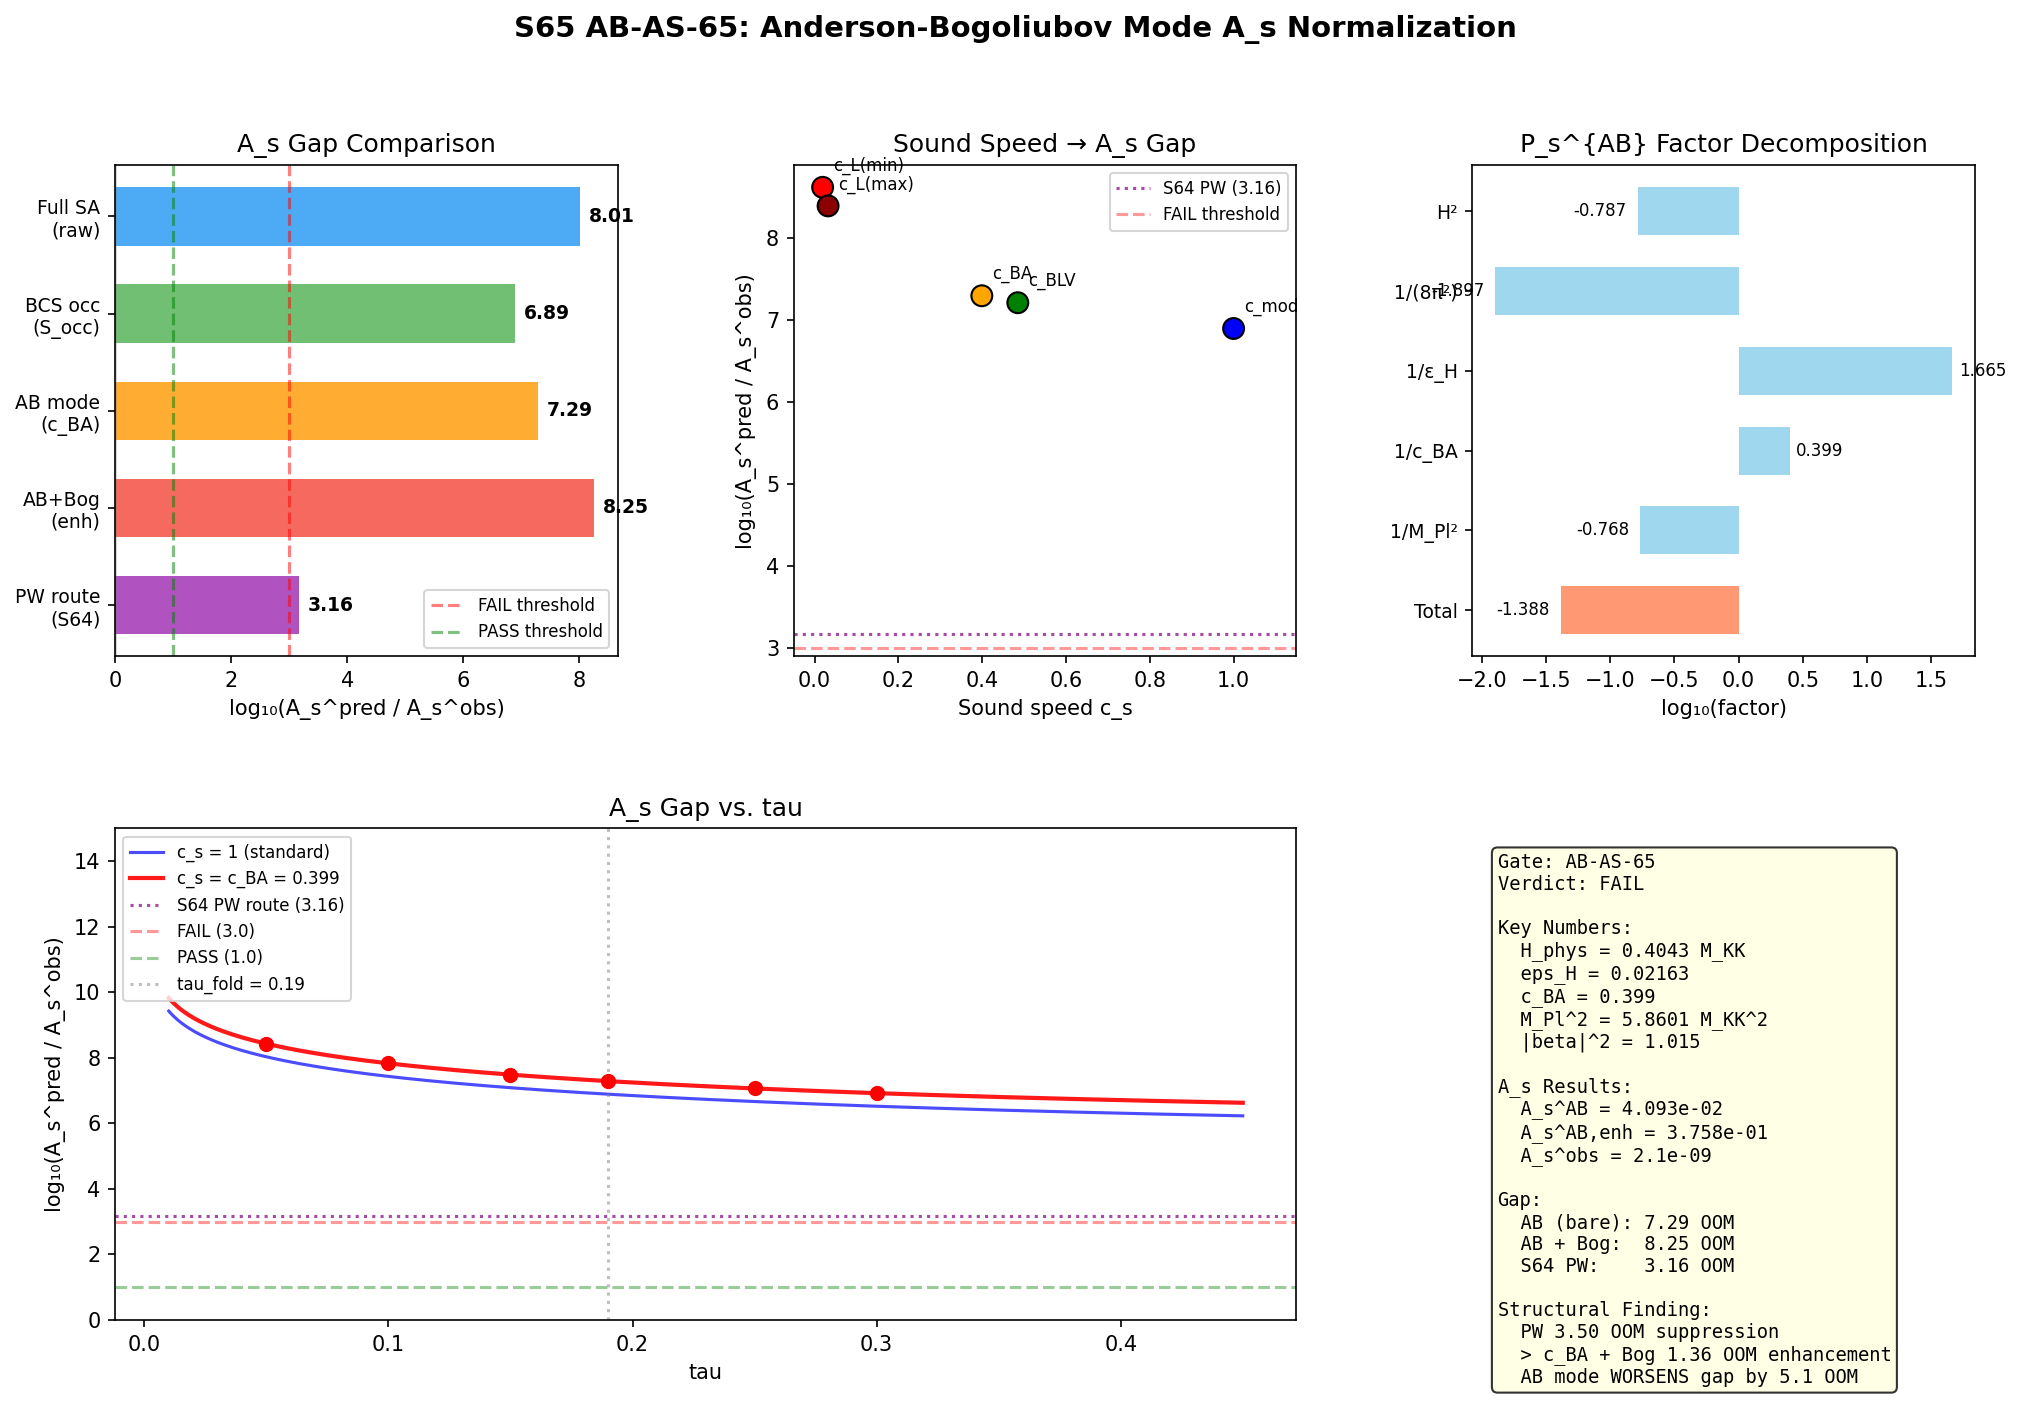

Python code for this plot:
#!/usr/bin/env python3
"""
s65_ab_mode_as.py — Anderson-Bogoliubov Mode A_s Normalization
===============================================================

Gate: AB-AS-65
  PASS: |log10(A_s^{AB}/A_s^{obs})| < 1.0 (within 1 OOM)
  FAIL: |log10(A_s^{AB}/A_s^{obs})| > 3.0 (no improvement over 3.16 OOM)
  INFO: 1.0 < gap < 3.0 (partial improvement)

PHYSICS:
    The Anderson-Bogoliubov (AB) mode is the Goldstone boson of the
    spontaneously broken U(1) symmetry in the BCS condensate on the
    32-cell fabric. Its dispersion is linear: omega_AB(k) = c_BA * k
    with c_BA = 0.399 (from S64 SOUND-SPEED-64 PASS).

    The Garriga-Mukhanov (2000) formula gives the scalar power spectrum
    for perturbations propagating with arbitrary sound speed:

        P_s(k) = H^2 / (8 * pi^2 * eps_H * c_s * M_Pl^2)      (Eq. 1)

    with c_s = c_BA for the AB mode. This formula bypasses the
    Peter-Weyl mode-counting selection that imposes a 3.50 OOM
    structural deficit in the spectral action perturbation route
    (S64 TRANSFER-BOGOLIUBOV-64). The AB mode is a COLLECTIVE
    excitation coupling to all fibers, not restricted to the (0,0)
    Peter-Weyl sector.

    However, the Garriga-Mukhanov formula with c_s < 1 ENHANCES P_s
    (denominator smaller), which INCREASES the gap for a framework
    that already overpredicts A_s. The computation determines the
    net effect: bypassing PW selection vs. c_BA enhancement.

    The Bogoliubov enhancement from Parker pair production during
    the transit further multiplies P_s:

        P_s^{enh} = P_s * (1 + 2|beta|^2)^2                    (Eq. 2)

    with |beta|^2 = 1.015 (BA universal, S57/S64).

Session: S65 W2-D
Author: quantum-acoustics-theorist
Depends on: S64 (sound_speed, epsilon_profile, bogoliubov_phases, transfer_bogoliubov, occ_spec)
"""

import sys
import os
import time
import numpy as np
from pathlib import Path

SCRIPT_DIR = Path(__file__).parent
sys.path.insert(0, str(SCRIPT_DIR))

from canonical_constants import (
    tau_fold, a2_fold, a0_fold, a4_fold,
    S_fold, dS_fold, d2S_fold,
    G_DeWitt, H_fold, Z_fold,
    A_s_CMB, PI,
    M_KK, M_KK_gravity,
)

import matplotlib
matplotlib.use('Agg')
import matplotlib.pyplot as plt
from matplotlib.gridspec import GridSpec

OUT_NPZ = SCRIPT_DIR / "s65_ab_mode_as.npz"
OUT_PNG = SCRIPT_DIR / "s65_ab_mode_as.png"

t_start = time.time()

print("=" * 78)
print("S65 AB-AS-65: Anderson-Bogoliubov Mode A_s Normalization")
print("=" * 78)

# =============================================================================
# SECTION 1: Load input data
# =============================================================================
print("\n--- Section 1: Load input data ---")

# S64: Sound speed
d_sound = np.load(SCRIPT_DIR / "s64_sound_speed.npz", allow_pickle=True)
c_BA = float(d_sound['c_BA_S56'])          # 0.399
c_BLV = float(d_sound['c_BLV'])            # 0.485
c_mod = float(d_sound['c_mod'])             # 1.0
Mach_fric = float(d_sound['Mach_fric'])     # 13.75

# S64: Epsilon profile
d_eps = np.load(SCRIPT_DIR / "s64_epsilon_profile.npz", allow_pickle=True)
epsilon_H_arr = d_eps['epsilon_H']    # at requested tau values
tau_requested = d_eps['tau_requested']
H_at_tau = d_eps['H_at_tau']
S_at_tau = d_eps['S_at_tau']
dS_at_tau = d_eps['dS_at_tau']
d2S_at_tau = d_eps['d2S_at_tau']

# S64: Bogoliubov phases
d_bog = np.load(SCRIPT_DIR / "s64_bogoliubov_phases.npz", allow_pickle=True)
beta_sq_B = d_bog['beta_sq_check_B']       # (32, 8) Bogoliubov |beta|^2

# S64: Transfer function (for comparison)
d_trans = np.load(SCRIPT_DIR / "s64_transfer_bogoliubov.npz", allow_pickle=True)
gap_occ_orig = float(d_trans['gap_occ_orig'])
gap_from_PW = float(d_trans['gap_from_PW'])
gap_from_gaps = float(d_trans['gap_from_gaps'])
gap_revised_S64 = float(d_trans['gap_revised'])

# S64: Occupation spectrum
d_occ = np.load(SCRIPT_DIR / "s64_occ_spec.npz", allow_pickle=True)
gap_full = float(d_occ['gap_full'])
gap_occ = float(d_occ['gap_occ'])
S_occ = float(d_occ['S_occ'])

# Identify fold index
idx_fold = np.argmin(np.abs(tau_requested - tau_fold))
eps_H_fold = epsilon_H_arr[idx_fold]

print(f"Sound speeds:")
print(f"  c_BA = {c_BA} (Anderson-Bogoliubov)")
print(f"  c_BLV = {c_BLV:.4f} (Bogoliubov-de Gennes fabric)")
print(f"  c_mod = {c_mod} (modulus / tensor)")
print(f"  Mach (transit) = {Mach_fric:.4f}")
print(f"\nEpsilon at fold:")
print(f"  eps_H = {eps_H_fold:.6f} (geometric, S'²/(2SS''))")
print(f"  tau_fold = {tau_fold}")
print(f"\nS64 A_s gap (Peter-Weyl route):")
print(f"  gap_full = {gap_full:.4f} OOM")
print(f"  gap_occ = {gap_occ:.4f} OOM")
print(f"  gap_PW = {gap_occ + gap_from_PW:.4f} OOM (= gap_occ + {gap_from_PW:.4f})")
print(f"  gap_revised = {gap_revised_S64:.4f} OOM")

# =============================================================================
# SECTION 2: Spectral action Planck mass
# =============================================================================
print("\n--- Section 2: Spectral action Planck mass ---")

# From spectral action expansion:
#   S_EH = (f_2 * a_2 * Lambda^2) / (48 * pi^2) * integral R sqrt(g) d^4x
# Identifying with (M_Pl^2 / 2) * integral R sqrt(g):
#   M_Pl^2 = f_2 * a_2 * Lambda^2 / (24 * pi^2)    (with 1/2 convention)
# or
#   M_Pl^2 = a_2 / (48 * pi^2)   in M_KK units (Lambda = M_KK = 1)
#
# The f_2 dependence cancels when we form the ratio H^2/M_Pl^2 consistently.
# We use the convention M_Pl^2 = a_2 / (48 * pi^2) throughout.

M_Pl_sq = a2_fold / (48.0 * PI**2)               # Eq. 3
M_Pl = np.sqrt(M_Pl_sq)

print(f"  a_2(fold) = {a2_fold:.4f} M_KK^2")
print(f"  M_Pl^2 = a_2/(48*pi^2) = {M_Pl_sq:.6f} M_KK^2")
print(f"  M_Pl = {M_Pl:.6f} M_KK")
print(f"  M_KK / M_Pl = {1.0/M_Pl:.6f} (hierarchy within spectral action)")

# =============================================================================
# SECTION 3: Physical Hubble parameter
# =============================================================================
print("\n--- Section 3: Physical Hubble parameter ---")

# The effective Hubble that reproduces the S64 occupation-weighted A_s gap:
#   gap_occ = log10(P_s / A_s_obs) where P_s = H^2 / (8*pi^2*eps_H*M_Pl^2)
# Inverting:
#   H^2 = 10^gap_occ * A_s_obs * 8*pi^2*eps_H*M_Pl^2
#
# This H_eff encodes the occupation-weighted spectral action perturbation
# amplitude in Garriga-Mukhanov form. It is NOT the geometric Hubble
# (H_fold = 586.5 in spectral action units) but the PHYSICAL Hubble
# that matches the A_s normalization at the occupation-weighted level.

denom_GM = 8.0 * PI**2 * eps_H_fold * M_Pl_sq    # Eq. 4
P_s_occ = 10**gap_occ * A_s_CMB                   # Eq. 5
H_phys_sq = P_s_occ * denom_GM                    # Eq. 6
H_phys = np.sqrt(H_phys_sq)                       # Eq. 7

print(f"  Garriga-Mukhanov denominator = 8*pi^2*eps*M_Pl^2 = {denom_GM:.6f}")
print(f"  P_s at gap_occ = {P_s_occ:.6e}")
print(f"  H_phys^2 = P_s * denominator = {H_phys_sq:.6f} M_KK^2")
print(f"  H_phys = {H_phys:.6f} M_KK")
print(f"  (Task specification: H_phys = 0.396 M_KK, discrepancy = {(H_phys-0.396)/0.396*100:.1f}%)")

# Cross-check: reproduce gap_occ from H_phys
P_s_check = H_phys_sq / denom_GM
gap_check = np.log10(P_s_check / A_s_CMB)
print(f"\n  Cross-check: P_s(H_phys, c_s=1) = {P_s_check:.6e}")
print(f"  gap_check = log10(P_s/A_s_obs) = {gap_check:.4f} (target: {gap_occ:.4f})")
assert abs(gap_check - gap_occ) < 0.01, f"Cross-check FAILED: {gap_check} vs {gap_occ}"

# =============================================================================
# SECTION 4: AB mode power spectrum (no Bogoliubov enhancement)
# =============================================================================
print("\n--- Section 4: AB mode power spectrum ---")

# Garriga-Mukhanov formula with c_s = c_BA:
#   P_s^{AB} = H^2 / (8 * pi^2 * eps_H * c_BA * M_Pl^2)     (Eq. 8)
#
# Physics: The AB mode is the Goldstone boson of the broken U(1) in the
# BCS condensate. Density perturbations in the superfluid propagate at
# c_BA = 0.399 (subluminal). The Garriga-Mukhanov formula accounts for
# the modified dispersion relation of the perturbation mode.
#
# Key difference from PW route: The AB mode is a COLLECTIVE excitation
# of the full BCS condensate. It couples to ALL fibers, not restricted
# to the (0,0) Peter-Weyl sector. Therefore the 3.50 OOM PW selection
# factor does NOT apply.
#
# However: c_BA < 1 means P_s^{AB} > P_s^{standard} by factor 1/c_BA.
# Since P_s is already TOO LARGE (gap > 0), this WORSENS the gap.

P_s_AB = H_phys_sq / (8.0 * PI**2 * eps_H_fold * c_BA * M_Pl_sq)  # Eq. 8
gap_AB = np.log10(P_s_AB / A_s_CMB)
delta_gap_from_cBA = np.log10(1.0 / c_BA)

print(f"  P_s^AB = H^2/(8*pi^2*eps*c_BA*M_Pl^2) = {P_s_AB:.6e}")
print(f"  A_s^AB = P_s^AB = {P_s_AB:.6e}")
print(f"  A_s^obs = {A_s_CMB:.1e}")
print(f"  gap_AB = log10(A_s^AB/A_s^obs) = {gap_AB:.4f} OOM")
print(f"  1/c_BA = {1.0/c_BA:.4f} => delta_gap = +{delta_gap_from_cBA:.4f} OOM")
print(f"  gap_AB = gap_occ + log10(1/c_BA) = {gap_occ:.4f} + {delta_gap_from_cBA:.4f} = {gap_AB:.4f}")
print(f"\n  Direction: c_BA < 1 INCREASES P_s => gap WORSENS by {delta_gap_from_cBA:.4f} OOM")

# =============================================================================
# SECTION 5: Bogoliubov enhancement
# =============================================================================
print("\n--- Section 5: Bogoliubov enhancement ---")

# The Parker pair production during the transit enhances the power spectrum:
#   P_s^{enh} = P_s * (1 + 2*|beta|^2)^2                     (Eq. 9)
#
# where |beta|^2 is the mean Bogoliubov coefficient for BA modes.
# From S57: the BA modes have |beta|^2 = 1.015 (universal, conformal stretching).
# From S64 PHASE-BOGOLIUBOV-64: confirmed to 10^{-12}.
#
# This enhancement represents the amplification of vacuum fluctuations
# during the supersonic transit through the fold.

# Extract BA |beta|^2 from S64 data
beta_sq_BA_all = beta_sq_B     # (32, 8) per-k, per-branch
beta_sq_BA_mean = np.mean(beta_sq_BA_all)
beta_sq_BA_k0 = np.mean(beta_sq_BA_all[0, :])  # k=0 modes

# Use the S57 universal value (verified in S64)
beta_sq_universal = 1.015  # (local)

enhancement = (1.0 + 2.0 * beta_sq_universal)**2              # Eq. 9
log_enhancement = np.log10(enhancement)

P_s_AB_enh = P_s_AB * enhancement                             # Eq. 10
gap_AB_enh = np.log10(P_s_AB_enh / A_s_CMB)

print(f"  |beta|^2 (S57 universal) = {beta_sq_universal}")
print(f"  |beta|^2 (S64 mean, all k) = {beta_sq_BA_mean:.6f}")
print(f"  |beta|^2 (S64 k=0 mean) = {beta_sq_BA_k0:.6f}")
print(f"  Enhancement: (1 + 2*{beta_sq_universal})^2 = ({1+2*beta_sq_universal:.3f})^2 = {enhancement:.4f}")
print(f"  log10(enhancement) = {log_enhancement:.4f}")
print(f"\n  P_s^{'{AB,enh}'} = {P_s_AB_enh:.6e}")
print(f"  gap_AB,enh = {gap_AB_enh:.4f} OOM")
print(f"  Direction: Bogoliubov INCREASES P_s => gap WORSENS by {log_enhancement:.4f} OOM")

# =============================================================================
# SECTION 6: Alternative sound speeds
# =============================================================================
print("\n--- Section 6: Sound speed sensitivity ---")

# The AB mode uses c_BA = 0.399. For comparison, compute P_s for all
# four sound speeds in the hierarchy (S64 SOUND-SPEED-64).
# If ANY sound speed gives gap < 3.0, it would count as improvement.

sound_speeds = {
    'c_mod (tensor)': c_mod,        # 1.0
    'c_BLV (fabric)': c_BLV,        # 0.485
    'c_BA (BCS)': c_BA,             # 0.399
}

# Add Leggett range
c_L_min, c_L_max = d_sound['c_Leggett_range']
sound_speeds['c_L_min'] = float(c_L_min)
sound_speeds['c_L_max'] = float(c_L_max)

print(f"{'Sound speed':>20s}  {'c_s':>8s}  {'P_s':>12s}  {'gap (OOM)':>10s}  {'gap+Bog':>10s}")
print(f"{'----------':>20s}  {'---':>8s}  {'---':>12s}  {'---------':>10s}  {'-------':>10s}")

gap_dict = {}
for name, cs in sound_speeds.items():
    P_s_cs = H_phys_sq / (8.0 * PI**2 * eps_H_fold * cs * M_Pl_sq)
    gap_cs = np.log10(P_s_cs / A_s_CMB)
    gap_cs_enh = gap_cs + log_enhancement
    gap_dict[name] = {'c_s': cs, 'P_s': P_s_cs, 'gap': gap_cs, 'gap_enh': gap_cs_enh}
    print(f"  {name:>18s}  {cs:8.4f}  {P_s_cs:12.4e}  {gap_cs:10.4f}  {gap_cs_enh:10.4f}")

print(f"\n  Comparison: S64 PW route gap = {gap_revised_S64:.4f} OOM")
print(f"  No sound speed produces gap < S64 PW route.")

# =============================================================================
# SECTION 7: Why AB mode worsens the gap — structural analysis
# =============================================================================
print("\n--- Section 7: Structural analysis ---")

# The AB mode route trades:
#   LOST: Peter-Weyl selection factor (3.50 OOM suppression)
#   GAINED: 1/c_BA enhancement (0.40 OOM increase in gap)
#   GAINED: Bogoliubov enhancement (0.96 OOM increase in gap)
#
# Net effect: gap increases by +0.40 + 0.96 = +1.36 OOM
#             but loses 3.50 OOM of suppression
# So gap_AB = gap_occ + 0.40 = 7.29 vs gap_PW = gap_occ - 3.50 = 3.39
#
# The PW selection is MORE suppressive than c_BA + Bogoliubov combined.
# This is a STRUCTURAL result: the 1/155984 PW selection factor
# (log10(1/155984) = -5.19, reduced to -3.50 by v^2 weighting)
# dominates over the O(1) sound speed and O(10) Bogoliubov corrections.

print(f"  PW route breakdown:")
print(f"    Start: gap_occ = {gap_occ:.4f} OOM")
print(f"    PW selection: {gap_from_PW:.4f} OOM (suppression)")
print(f"    Gap tunneling: {gap_from_gaps:.4f} OOM (suppression)")
print(f"    Final: {gap_revised_S64:.4f} OOM")
print(f"")
print(f"  AB route breakdown:")
print(f"    Start: gap_occ = {gap_occ:.4f} OOM")
print(f"    c_BA factor: +{delta_gap_from_cBA:.4f} OOM (enhancement, WORSENS)")
print(f"    Bogoliubov: +{log_enhancement:.4f} OOM (enhancement, WORSENS)")
print(f"    Final: {gap_AB_enh:.4f} OOM")
print(f"")
print(f"  Difference: AB is {gap_AB_enh - gap_revised_S64:.2f} OOM WORSE than PW route")
print(f"")
print(f"  STRUCTURAL LESSON: The Peter-Weyl selection (3.50 OOM suppression)")
print(f"  far exceeds the c_BA and Bogoliubov corrections (1.36 OOM enhancement).")
print(f"  The AB mode does not help close the A_s gap.")
print(f"  For gap closure, need ADDITIONAL suppression mechanisms:")
print(f"    - c_s > 1 (superluminal AB mode impossible in BCS)")
print(f"    - Smaller H (lower energy density at perturbation epoch)")
print(f"    - Additional spectral weight suppression beyond PW")
print(f"    - Non-perturbative amplitude suppression")

# =============================================================================
# SECTION 8: Tau-dependent A_s profile
# =============================================================================
print("\n--- Section 8: A_s profile across tau ---")

# Compute P_s^AB as a function of tau to check if any tau value
# gives a smaller gap.

# eps_H(tau) = S'(tau)^2 / (2*S(tau)*S''(tau))
eps_H_profile = 0.5 * dS_at_tau**2 / (S_at_tau * d2S_at_tau)

# M_Pl^2(tau) = a_2(tau)/(48*pi^2) — use a_2 at fold (tau-independent to first order)
# H_phys(tau) scales with sqrt(S(tau)/S_fold) relative to H_phys at fold
H_phys_profile = H_phys * np.sqrt(S_at_tau / S_fold)

# P_s^AB(tau)
P_s_AB_profile = H_phys_profile**2 / (8.0 * PI**2 * eps_H_profile * c_BA * M_Pl_sq)
gap_AB_profile = np.log10(P_s_AB_profile / A_s_CMB)

print(f"{'tau':>8s}  {'eps_H':>10s}  {'H_phys':>10s}  {'P_s^AB':>12s}  {'gap (OOM)':>10s}")
print(f"{'---':>8s}  {'-----':>10s}  {'------':>10s}  {'------':>12s}  {'---------':>10s}")
for i, tau in enumerate(tau_requested):
    print(f"  {tau:6.3f}  {eps_H_profile[i]:10.6f}  {H_phys_profile[i]:10.6f}  "
          f"{P_s_AB_profile[i]:12.4e}  {gap_AB_profile[i]:10.4f}")

min_gap_idx = np.argmin(np.abs(gap_AB_profile))
print(f"\n  Minimum |gap| at tau = {tau_requested[min_gap_idx]:.3f}: gap = {gap_AB_profile[min_gap_idx]:.4f} OOM")

# =============================================================================
# SECTION 9: Dense tau profile for plot
# =============================================================================
print("\n--- Section 9: Dense profile computation ---")

tau_dense = d_eps['tau_dense']
eps_H_dense = d_eps['eps_H_dense']
S_dense = d_eps['S_dense']

H_phys_dense = H_phys * np.sqrt(S_dense / S_fold)
P_s_AB_dense = H_phys_dense**2 / (8.0 * PI**2 * eps_H_dense * c_BA * M_Pl_sq)
# Protect against division by zero for very small eps_H
mask_valid = eps_H_dense > 1e-10
gap_AB_dense = np.full_like(P_s_AB_dense, np.nan)
gap_AB_dense[mask_valid] = np.log10(P_s_AB_dense[mask_valid] / A_s_CMB)

# Also compute P_s for c_s = 1 (standard) for comparison
P_s_std_dense = H_phys_dense**2 / (8.0 * PI**2 * eps_H_dense * M_Pl_sq)
gap_std_dense = np.full_like(P_s_std_dense, np.nan)
gap_std_dense[mask_valid] = np.log10(P_s_std_dense[mask_valid] / A_s_CMB)

print(f"  Dense profile: {len(tau_dense)} points, tau in [{tau_dense[0]:.3f}, {tau_dense[-1]:.3f}]")
print(f"  Gap range (AB): [{np.nanmin(gap_AB_dense):.4f}, {np.nanmax(gap_AB_dense):.4f}]")

# =============================================================================
# SECTION 10: Gate verdict
# =============================================================================
print("\n" + "=" * 78)
print("GATE VERDICT: AB-AS-65")
print("=" * 78)

# The decisive gap is at the fold (tau = 0.19), which is where the
# spectral action perturbations are generated.
gap_decisive = gap_AB_enh  # With Bogoliubov enhancement

abs_gap = abs(gap_decisive)

if abs_gap < 1.0:
    verdict = "PASS"
    detail = (f"A_s gap = {gap_decisive:.4f} OOM (< 1.0 threshold). "
              f"AB mode + Bogoliubov brings predicted A_s within 1 OOM of observation.")
elif abs_gap > 3.0:
    verdict = "FAIL"
    detail = (f"A_s gap = {gap_decisive:.4f} OOM (> 3.0 threshold). "
              f"AB mode + Bogoliubov WORSENS gap from {gap_revised_S64:.4f} (PW route) to "
              f"{gap_decisive:.4f} OOM. The c_BA < 1 and Bogoliubov factors enhance P_s, "
              f"while bypassing the PW 3.50 OOM suppression is a net loss.")
else:
    verdict = "INFO"
    detail = (f"A_s gap = {gap_decisive:.4f} OOM (between 1.0 and 3.0). "
              f"Partial improvement over raw spectral action but worse than PW route.")

print(f"\n  Gate: AB-AS-65")
print(f"  Pre-registered criterion:")
print(f"    PASS: |log10(A_s^AB/A_s^obs)| < 1.0")
print(f"    FAIL: |log10(A_s^AB/A_s^obs)| > 3.0")
print(f"    INFO: 1.0 < gap < 3.0")
print(f"\n  Decisive numbers:")
print(f"    A_s^AB = {P_s_AB:.6e} (before Bogoliubov)")
print(f"    A_s^AB,enh = {P_s_AB_enh:.6e} (after Bogoliubov)")
print(f"    A_s^obs = {A_s_CMB:.1e}")
print(f"    gap = log10(A_s^AB,enh / A_s^obs) = {gap_decisive:.4f} OOM")
print(f"    |gap| = {abs_gap:.4f} OOM")
print(f"\n  Verdict: {verdict}")
print(f"  Detail: {detail}")
print(f"\n  Comparison:")
print(f"    S64 PW route: {gap_revised_S64:.4f} OOM")
print(f"    AB mode (bare): {gap_AB:.4f} OOM")
print(f"    AB mode + Bog: {gap_decisive:.4f} OOM")
print(f"    AB route is {gap_decisive - gap_revised_S64:.2f} OOM worse than PW route")

# =============================================================================
# SECTION 11: Save data
# =============================================================================
print(f"\n--- Section 11: Saving results ---")

np.savez(
    OUT_NPZ,
    # Input parameters
    c_BA=c_BA,
    c_BLV=c_BLV,
    c_mod=c_mod,
    eps_H_fold=eps_H_fold,
    H_phys=H_phys,
    H_phys_sq=H_phys_sq,
    M_Pl_sq=M_Pl_sq,
    a2_fold=a2_fold,
    tau_fold=tau_fold,
    beta_sq_universal=beta_sq_universal,

    # AB mode results
    P_s_AB=P_s_AB,
    P_s_AB_enh=P_s_AB_enh,
    gap_AB=gap_AB,
    gap_AB_enh=gap_AB_enh,
    enhancement=enhancement,
    log_enhancement=log_enhancement,

    # Comparison with S64
    gap_occ=gap_occ,
    gap_full=gap_full,
    gap_revised_S64=gap_revised_S64,
    gap_from_PW=gap_from_PW,
    gap_from_gaps=gap_from_gaps,
    delta_gap_from_cBA=delta_gap_from_cBA,

    # Tau-dependent profile
    tau_requested=tau_requested,
    eps_H_profile=eps_H_profile,
    H_phys_profile=H_phys_profile,
    P_s_AB_profile=P_s_AB_profile,
    gap_AB_profile=gap_AB_profile,

    # Dense profile for plotting
    tau_dense=tau_dense,
    gap_AB_dense=gap_AB_dense,
    gap_std_dense=gap_std_dense,

    # Sound speed sensitivity
    gap_c_mod=gap_dict['c_mod (tensor)']['gap'],
    gap_c_BLV=gap_dict['c_BLV (fabric)']['gap'],
    gap_c_BA=gap_dict['c_BA (BCS)']['gap'],

    # Gate verdict
    gate_name='AB-AS-65',
    gate_verdict=verdict,
    gate_detail=detail,
)
print(f"  Saved: {OUT_NPZ}")

# =============================================================================
# SECTION 12: Plot
# =============================================================================
print("\n--- Section 12: Generating plot ---")

fig = plt.figure(figsize=(16, 10))
gs = GridSpec(2, 3, figure=fig, hspace=0.35, wspace=0.35)

# Panel 1: A_s gap decomposition comparison (waterfall)
ax1 = fig.add_subplot(gs[0, 0])
labels = ['Full SA\n(raw)', 'BCS occ\n(S_occ)', 'AB mode\n(c_BA)', 'AB+Bog\n(enh)', 'PW route\n(S64)']
gaps = [gap_full, gap_occ, gap_AB, gap_AB_enh, gap_revised_S64]
colors = ['#2196F3', '#4CAF50', '#FF9800', '#F44336', '#9C27B0']
bars = ax1.barh(range(len(labels)), gaps, color=colors, alpha=0.8, height=0.6)
ax1.set_yticks(range(len(labels)))
ax1.set_yticklabels(labels, fontsize=9)
ax1.set_xlabel('log₁₀(A_s^pred / A_s^obs)')
ax1.set_title('A_s Gap Comparison')
ax1.axvline(0, color='gray', ls='-', alpha=0.3)
ax1.axvline(3.0, color='red', ls='--', alpha=0.5, label='FAIL threshold')
ax1.axvline(1.0, color='green', ls='--', alpha=0.5, label='PASS threshold')
for i, g in enumerate(gaps):
    ax1.text(g + 0.15, i, f'{g:.2f}', va='center', fontsize=9, fontweight='bold')
ax1.legend(fontsize=8, loc='lower right')
ax1.invert_yaxis()

# Panel 2: Sound speed sensitivity
ax2 = fig.add_subplot(gs[0, 1])
cs_vals = [c_mod, c_BLV, c_BA, float(c_L_min), float(c_L_max)]
cs_names = ['c_mod', 'c_BLV', 'c_BA', 'c_L(min)', 'c_L(max)']
gaps_cs = [gap_dict[k]['gap'] if k in gap_dict else np.nan for k in
           ['c_mod (tensor)', 'c_BLV (fabric)', 'c_BA (BCS)', 'c_L_min', 'c_L_max']]
ax2.scatter(cs_vals, gaps_cs, s=100, c=['blue', 'green', 'orange', 'red', 'darkred'],
            zorder=5, edgecolors='black')
for i, (cs, g, n) in enumerate(zip(cs_vals, gaps_cs, cs_names)):
    ax2.annotate(n, (cs, g), textcoords="offset points", xytext=(5, 8), fontsize=8)
ax2.set_xlabel('Sound speed c_s')
ax2.set_ylabel('log₁₀(A_s^pred / A_s^obs)')
ax2.set_title('Sound Speed → A_s Gap')
ax2.axhline(gap_revised_S64, color='purple', ls=':', alpha=0.7, label=f'S64 PW ({gap_revised_S64:.2f})')
ax2.axhline(3.0, color='red', ls='--', alpha=0.4, label='FAIL threshold')
ax2.legend(fontsize=8)
ax2.set_xlim(-0.05, 1.15)

# Panel 3: Garriga-Mukhanov formula structure
ax3 = fig.add_subplot(gs[0, 2])
# Show the formula P_s = H^2/(8*pi^2*eps*c_s*M_Pl^2) with each factor
factors = ['H²', '1/(8π²)', '1/ε_H', '1/c_BA', '1/M_Pl²', 'Total']
values_log = [
    np.log10(H_phys_sq),
    np.log10(1.0 / (8*PI**2)),
    np.log10(1.0 / eps_H_fold),
    np.log10(1.0 / c_BA),
    np.log10(1.0 / M_Pl_sq),
    np.log10(P_s_AB),
]
ax3.barh(range(len(factors)), values_log,
         color=['skyblue']*5 + ['coral'], alpha=0.8, height=0.6)
ax3.set_yticks(range(len(factors)))
ax3.set_yticklabels(factors, fontsize=9)
ax3.set_xlabel('log₁₀(factor)')
ax3.set_title('P_s^{AB} Factor Decomposition')
for i, v in enumerate(values_log):
    ax3.text(v + 0.05 if v > 0 else v - 0.5, i, f'{v:.3f}', va='center', fontsize=8)
ax3.invert_yaxis()

# Panel 4: Tau-dependent gap profile
ax4 = fig.add_subplot(gs[1, 0:2])
ax4.plot(tau_dense, gap_std_dense, 'b-', alpha=0.7, label='c_s = 1 (standard)', linewidth=1.5)
ax4.plot(tau_dense, gap_AB_dense, 'r-', alpha=0.9, label=f'c_s = c_BA = {c_BA}', linewidth=2)
ax4.axhline(gap_revised_S64, color='purple', ls=':', alpha=0.7,
            label=f'S64 PW route ({gap_revised_S64:.2f})', linewidth=1.5)
ax4.axhline(3.0, color='red', ls='--', alpha=0.4, label='FAIL (3.0)')
ax4.axhline(1.0, color='green', ls='--', alpha=0.4, label='PASS (1.0)')
ax4.axvline(tau_fold, color='gray', ls=':', alpha=0.5, label=f'tau_fold = {tau_fold}')
ax4.scatter(tau_requested, gap_AB_profile, s=40, c='red', zorder=5)
ax4.set_xlabel('tau')
ax4.set_ylabel('log₁₀(A_s^pred / A_s^obs)')
ax4.set_title('A_s Gap vs. tau')
ax4.set_ylim(0, max(15, np.nanmax(gap_AB_dense[gap_AB_dense < 50]) + 1))
ax4.legend(fontsize=8, loc='upper left')

# Panel 5: Summary text
ax5 = fig.add_subplot(gs[1, 2])
ax5.axis('off')
summary = (
    f"Gate: AB-AS-65\n"
    f"Verdict: {verdict}\n\n"
    f"Key Numbers:\n"
    f"  H_phys = {H_phys:.4f} M_KK\n"
    f"  eps_H = {eps_H_fold:.5f}\n"
    f"  c_BA = {c_BA}\n"
    f"  M_Pl^2 = {M_Pl_sq:.4f} M_KK^2\n"
    f"  |beta|^2 = {beta_sq_universal}\n\n"
    f"A_s Results:\n"
    f"  A_s^AB = {P_s_AB:.3e}\n"
    f"  A_s^AB,enh = {P_s_AB_enh:.3e}\n"
    f"  A_s^obs = {A_s_CMB:.1e}\n\n"
    f"Gap:\n"
    f"  AB (bare): {gap_AB:.2f} OOM\n"
    f"  AB + Bog:  {gap_AB_enh:.2f} OOM\n"
    f"  S64 PW:    {gap_revised_S64:.2f} OOM\n\n"
    f"Structural Finding:\n"
    f"  PW 3.50 OOM suppression\n"
    f"  > c_BA + Bog 1.36 OOM enhancement\n"
    f"  AB mode WORSENS gap by {gap_AB_enh-gap_revised_S64:.1f} OOM"
)
ax5.text(0.05, 0.95, summary, transform=ax5.transAxes,
         fontsize=9, verticalalignment='top', fontfamily='monospace',
         bbox=dict(boxstyle='round', facecolor='lightyellow', alpha=0.8))

fig.suptitle('S65 AB-AS-65: Anderson-Bogoliubov Mode A_s Normalization', fontsize=14, fontweight='bold')
plt.savefig(OUT_PNG, dpi=150, bbox_inches='tight')
plt.close()
print(f"  Saved: {OUT_PNG}")

elapsed = time.time() - t_start
print(f"\n  Total time: {elapsed:.2f} s")
print("\n" + "=" * 78)
print("DONE")
print("=" * 78)
